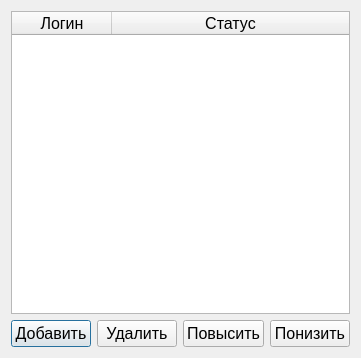
<?xml version="1.0" encoding="UTF-8"?>
<ui version="4.0">
 <class>MenuAdminDialog</class>
 <widget class="QDialog" name="MenuAdminDialog">
  <property name="geometry">
   <rect>
    <x>0</x>
    <y>0</y>
    <width>358</width>
    <height>358</height>
   </rect>
  </property>
  <property name="font">
   <font>
    <pointsize>12</pointsize>
   </font>
  </property>
  <property name="windowTitle">
   <string>Управление пользователями</string>
  </property>
  <layout class="QVBoxLayout" name="verticalLayout">
   <item>
    <widget class="QTableWidget" name="usersTableWidget">
     <property name="editTriggers">
      <set>QAbstractItemView::NoEditTriggers</set>
     </property>
     <property name="alternatingRowColors">
      <bool>true</bool>
     </property>
     <property name="selectionBehavior">
      <enum>QAbstractItemView::SelectRows</enum>
     </property>
     <property name="textElideMode">
      <enum>Qt::ElideMiddle</enum>
     </property>
     <attribute name="horizontalHeaderCascadingSectionResizes">
      <bool>false</bool>
     </attribute>
     <attribute name="horizontalHeaderMinimumSectionSize">
      <number>17</number>
     </attribute>
     <attribute name="horizontalHeaderHighlightSections">
      <bool>false</bool>
     </attribute>
     <attribute name="horizontalHeaderStretchLastSection">
      <bool>true</bool>
     </attribute>
     <attribute name="verticalHeaderVisible">
      <bool>false</bool>
     </attribute>
     <attribute name="verticalHeaderMinimumSectionSize">
      <number>17</number>
     </attribute>
     <column>
      <property name="text">
       <string>Логин</string>
      </property>
      <property name="font">
       <font>
        <pointsize>12</pointsize>
       </font>
      </property>
     </column>
     <column>
      <property name="text">
       <string>Статус</string>
      </property>
      <property name="font">
       <font>
        <pointsize>12</pointsize>
       </font>
      </property>
     </column>
    </widget>
   </item>
   <item>
    <layout class="QHBoxLayout" name="horizontalLayout">
     <item>
      <widget class="QPushButton" name="addButton">
       <property name="text">
        <string>Добавить</string>
       </property>
      </widget>
     </item>
     <item>
      <widget class="QPushButton" name="delButton">
       <property name="text">
        <string>Удалить</string>
       </property>
      </widget>
     </item>
     <item>
      <widget class="QPushButton" name="riseButton">
       <property name="text">
        <string>Повысить</string>
       </property>
      </widget>
     </item>
     <item>
      <widget class="QPushButton" name="lowerButton">
       <property name="text">
        <string>Понизить</string>
       </property>
      </widget>
     </item>
    </layout>
   </item>
  </layout>
 </widget>
 <resources/>
 <connections/>
</ui>
